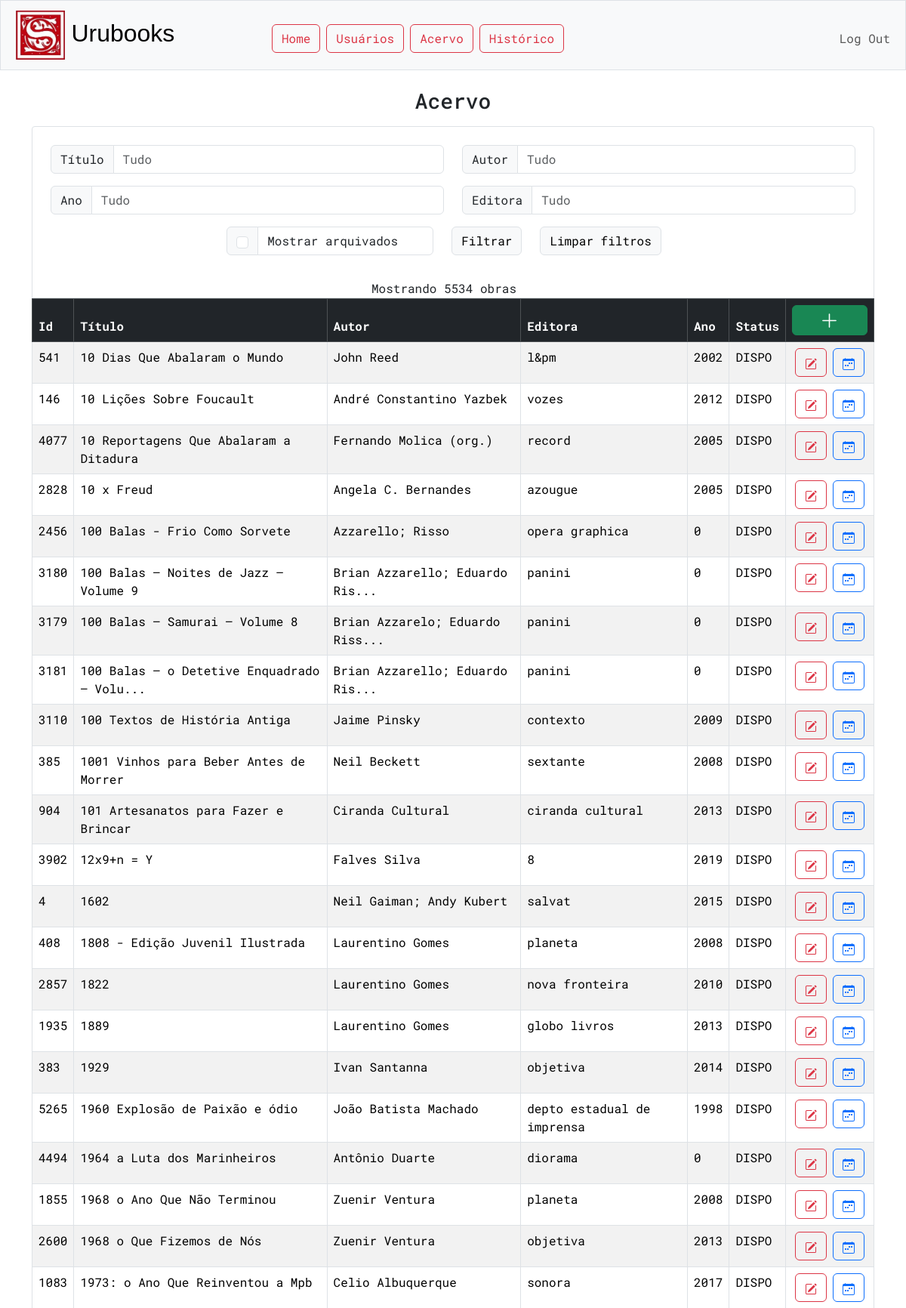
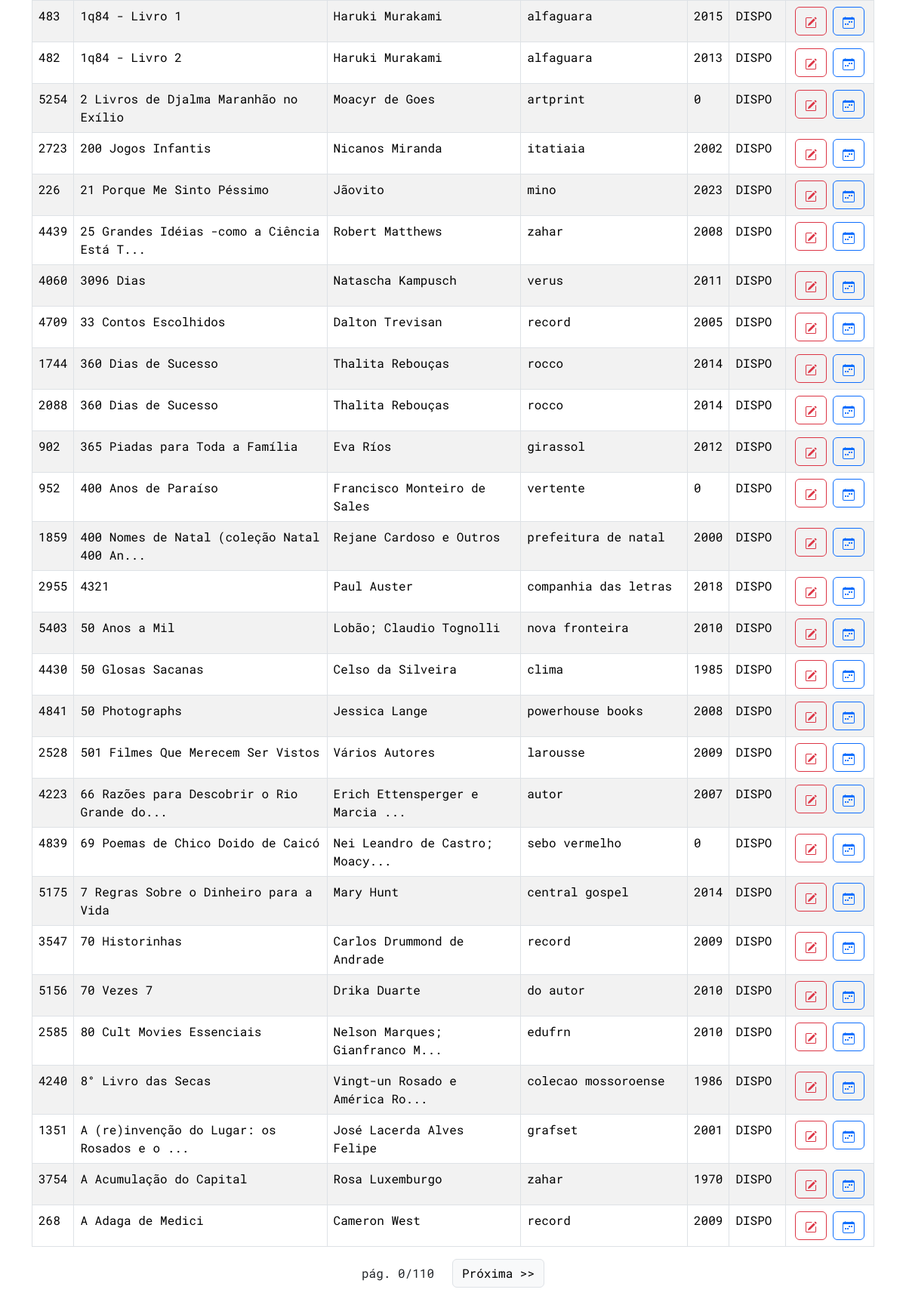
/acervo (signed in), run on the app's committed database (2 pictures, top to bottom).
### tables this page shows
CREATE TABLE acervo (
id INTEGER PRIMARY KEY AUTOINCREMENT NOT NULL,
titulo TEXT NOT NULL,
autor TEXT NOT NULL,
editora TEXT,
ano INTEGER,
status TEXT
);

### app.py (the view)
@app.route("/acervo", methods=["GET", "POST"])
@login_required
def acervo():
    edited_book = {}
    if edit_id := request.args.get("edit-book"):
        edited_book = db.execute("SELECT * FROM acervo WHERE id = ?", edit_id)[0]
    filtros = {}
    filtros_placeholder = {}
    filtro_titulo = request.args.get('filtro-titulo')
    if filtro_titulo:
        filtros_placeholder["titulo"] = filtro_titulo
        filtros["titulo"] = "%" + filtro_titulo + "%"
    filtro_autor = request.args.get('filtro-autor')
    if filtro_autor:
        filtros_placeholder["autor"] = filtro_autor
        filtros["autor"] = "%" + filtro_autor + "%"
    filtro_ano = request.args.get("filtro-ano")
    if filtro_ano:
        filtros_placeholder["ano"] = filtro_ano
        filtros["ano"] = "%" + filtro_ano + "%"
    filtro_editora = request.args.get("filtro-editora")
    if filtro_editora:
        filtros_placeholder["editora"] = filtro_editora
        filtros["editora"] = "%" + filtro_editora + "%"
    filtro_arquivado = " id IN (SELECT id FROM acervo WHERE status != 'ARQUIVADO')"
    if request.args.get('mostrar-arquivados') == 'true':
        filtro_arquivado = " id IN (SELECT id FROM acervo WHERE status = 'DISPONIVEL' OR status = 'EMPRESTADO' OR status = 'ARQUIVADO')"
    LIVROS_POR_PAGINA = 50
    pagina_atual = int(request.args.get("pagina", 0))
    offset = LIVROS_POR_PAGINA * pagina_atual
    query = "SELECT * FROM acervo"
    if filtros:
        query += " WHERE " + " AND ".join([f"{key} LIKE ?" for key in filtros])
        acervo = db.execute(query + " AND " + filtro_arquivado + " ORDER BY titulo" + " LIMIT ?, ?", *tuple(filtros.values()), offset, LIVROS_POR_PAGINA)
        search_size = len(db.execute(query + " AND " + filtro_arquivado + " ORDER BY titulo", *tuple(filtros.values())))
    else:
        acervo = db.execute(query + " WHERE " + filtro_arquivado + " ORDER BY titulo" + " LIMIT ?, ?", offset, LIVROS_POR_PAGINA)
        search_size = len(db.execute(query + " WHERE " + filtro_arquivado))
    page_data = {
        "search_size":search_size,
        "atual":pagina_atual,
        "max":int(search_size/LIVROS_POR_PAGINA)
    }
    return render_template("acervo/index.html", acervo=acervo, edited_book=edited_book, filtros=filtros_placeholder, page_data=page_data)

### app.py (called while the page is built)
@app.after_request
def after_request(response):
    response.headers["Cache-Control"] = "no-cache, no-store, must-revalidate"
    response.headers["Expires"] = 0
    response.headers["Pragma"] = "no-cache"
    return response

### helpers.py (called while the page is built)
def login_required(f):
    @wraps(f)
    def decorated_function(*args, **kwargs):
        if session.get("user_id") is None:
            return redirect("/login")
        return f(*args, **kwargs)
    return decorated_function

### templates/acervo/index.html (shortened to what this page needs)
{% extends "layout.html" %}
{% block main %}
<h3 class='mb-3'>Acervo</h3>
<div class="input-group-container" style="padding-bottom:0px;">
    <form id="filtros-form" action="/acervo" method="get">
        <div class="row">
            <div class="col-lg-6">
                <div class="input-group mb-3">
                    <span class="input-group-text">Título</span>
                    <input name="filtro-titulo" type="text" class="form-control" placeholder="Tudo" autocomplete="off" value="{{ filtros.titulo }}">
                </div>
            </div>
            <div class="col-lg-6">
                <div class="input-group mb-3">
                    <span class="input-group-text">Autor</span>
                    <input name="filtro-autor" type="text" class="form-control" placeholder="Tudo" autocomplete="off" value="{{ filtros.autor }}">
                </div>
            </div>
            <div class="col-6">
                <div class="input-group mb-3">
                    <span class="input-group-text">Ano</span>
                    <input name="filtro-ano" type="text" class="form-control" placeholder="Tudo" autocomplete="off" value="{{ filtros.ano }}">
                </div>
            </div>
            <div class="col-6">
                <div class="input-group mb-3">
                    <span class="input-group-text">Editora</span>
                    <input name="filtro-editora" type="text" class="form-control" placeholder="Tudo" autocomplete="off" value="{{ filtros.editora }}">
                </div>
            </div>
            <div class="row justify-content-md-center">
                <div class="col-auto">
                    <div class="input-group mb-3">
                        <div class="input-group-text">
                            <input class="form-check-input" name="mostrar-arquivados" id="archived-checkbox" type="checkbox" autocomplete="off" value="true">
                        </div>
                        <input type="text" class="form-control" value="Mostrar arquivados" style="background-color: white" disabled>
                    </div>
                </div>
                <div class="col-auto">
                    <button type='submit' class="btn btn-light btn-border">Filtrar</button>
                </div>
                <div class="col-auto">
                    <a href="/acervo" type="button" class="btn btn-light btn-border">Limpar filtros</a>
                </div>
            </div>
            <div class="row justify-content-md-center mt-3">
                Mostrando {{ page_data.search_size }} obras
            </div>
        </div>
    </form>
</div>
<table class='table table-bordered table-striped' style='text-align:start'>
    <thead class="table-dark">
        <th>Id</th>
        <th>Título</th>
        <th>Autor</th>
        <th>Editora</th>
        <th>Ano</th>
        <th>Status</th>
        <th style="text-align: center;">
            <a type='button' class="btn btn-success" href="acervo/incluir" style="width: 100%; height: 100%">
                <svg xmlns="http://www.w3.org/2000/svg" width="25" height="25" fill="currentColor" class="bi bi-plus-lg" viewBox="0 0 16 16">
                    <path fill-rule="evenodd" d="M8 2a.5.5 0 0 1 .5.5v5h5a.5.5 0 0 1 0 1h-5v5a.5.5 0 0 1-1 0v-5h-5a.5.5 0 0 1 0-1h5v-5A.5.5 0 0 1 8 2"/>
                </svg>
            </a>
        </th>
    </thead>
    <tbody>
        {% if acervo %}
            {% for livro in acervo %}
                <tr>
                    <td>{{ livro.id }}</td>
                    <td>{{ livro.titulo }}</td>
                    <td>{{ livro.autor }}</td>
                    <td>{{ livro.editora }}</td>
                    <td>{{ livro.ano }}</td>
                    <td>{{ livro.status[:5] }}</td>
                    <td class="options-cell">
                        <div class="btn-group">
                            <form action="/acervo/editar" method="get">
                                <button type='submit' class="btn btn-outline-danger mx-1">
                                </button>
                            </form>
                            <form action="/emprestar" method="get">
                                <button type='submit' class="btn btn-outline-primary mx-1">
                                </button>
                            </form>
                        </div>
                    </td>
                </tr>
            {% endfor %}
        {% else %}
        <tr><td colspan="6"><h6 style="color:grey;text-align: center;">Nenhuma obra encontrada.</h6></td></tr>
        {% endif %}
    </tbody>
</table>
<div class="container">
    <div class="row justify-content-md-center align-items-center">
        {% if page_data.max > 0 %}
        <div class="col-auto">
            pág. {{ page_data.atual }}/{{ page_data.max }}
        </div>
        {% endif %}
        {% if page_data.atual < page_data.max and page_data.max > 1 %}
            <div class="col-auto">
                    <button class="btn btn-light btn-border" type="button" onclick="nextPage()">Próxima &gt;&gt;</button>
            </div>
        {% endif %}
    </div>
</div>
{% endblock %}

### static/styles.css (style rules this page uses)
body { font-family: "Roboto Mono", monospace; }
.input-group-container { border-style: solid; border-top-left-radius: 0.25rem; border-top-right-radius: 0.25rem; border-width: 1px; border-color: #dee2e6; padding: 1.5rem; }
.btn-border { border:solid; border-width: 1px; border-color: #dee2e6; }
.options-cell { text-align: center; }

### data on the page
acervo: id "541", titulo "10 Dias Que Abalaram o Mundo", autor "John Reed", editora "l&pm", ano "2002", status "DISPO"
acervo: id "146", titulo "10 Lições Sobre Foucault", autor "André Constantino Yazbek", editora "vozes", ano "2012", status "DISPO"
acervo: id "2828", titulo "10 x Freud", autor "Angela C. Bernandes", editora "azougue", ano "2005", status "DISPO"
acervo: id "2456", titulo "100 Balas - Frio Como Sorvete", autor "Azzarello; Risso", editora "opera graphica", ano "0", status "DISPO"
acervo: id "3180", titulo "100 Balas – Noites de Jazz – Volume 9", autor "Brian Azzarello; Eduardo Ris...", editora "panini", ano "0", status "DISPO"
acervo: id "3179", titulo "100 Balas – Samurai – Volume 8", autor "Brian Azzarelo; Eduardo Riss...", editora "panini", ano "0", status "DISPO"
acervo: id "3181", titulo "100 Balas — o Detetive Enquadrado – Volu...", autor "Brian Azzarello; Eduardo Ris...", editora "panini", ano "0", status "DISPO"
acervo: id "3110", titulo "100 Textos de História Antiga", autor "Jaime Pinsky", editora "contexto", ano "2009", status "DISPO"
acervo: id "385", titulo "1001 Vinhos para Beber Antes de Morrer", autor "Neil Beckett", editora "sextante", ano "2008", status "DISPO"
acervo: id "904", titulo "101 Artesanatos para Fazer e Brincar", autor "Ciranda Cultural", editora "ciranda cultural", ano "2013", status "DISPO"
acervo: id "3902", titulo "12x9+n = Y", autor "Falves Silva", editora "8", ano "2019", status "DISPO"
acervo: id "4", titulo "1602", autor "Neil Gaiman; Andy Kubert", editora "salvat", ano "2015", status "DISPO"
acervo: id "408", titulo "1808 - Edição Juvenil Ilustrada", autor "Laurentino Gomes", editora "planeta", ano "2008", status "DISPO"
acervo: id "2857", titulo "1822", autor "Laurentino Gomes", editora "nova fronteira", ano "2010", status "DISPO"
acervo: id "1935", titulo "1889", autor "Laurentino Gomes", editora "globo livros", ano "2013", status "DISPO"
acervo: id "383", titulo "1929", autor "Ivan Santanna", editora "objetiva", ano "2014", status "DISPO"
acervo: id "1855", titulo "1968 o Ano Que Não Terminou", autor "Zuenir Ventura", editora "planeta", ano "2008", status "DISPO"
acervo: id "2600", titulo "1968 o Que Fizemos de Nós", autor "Zuenir Ventura", editora "objetiva", ano "2013", status "DISPO"
acervo: id "1083", titulo "1973: o Ano Que Reinventou a Mpb", autor "Celio Albuquerque", editora "sonora", ano "2017", status "DISPO"
acervo: id "483", titulo "1q84 - Livro 1", autor "Haruki Murakami", editora "alfaguara", ano "2015", status "DISPO"
acervo: id "482", titulo "1q84 - Livro 2", autor "Haruki Murakami", editora "alfaguara", ano "2013", status "DISPO"
acervo: id "2723", titulo "200 Jogos Infantis", autor "Nicanos Miranda", editora "itatiaia", ano "2002", status "DISPO"
acervo: id "226", titulo "21 Porque Me Sinto Péssimo", autor "Jãovito", editora "mino", ano "2023", status "DISPO"
acervo: id "1744", titulo "360 Dias de Sucesso", autor "Thalita Rebouças", editora "rocco", ano "2014", status "DISPO"
acervo: id "2088", titulo "360 Dias de Sucesso", autor "Thalita Rebouças", editora "rocco", ano "2014", status "DISPO"
acervo: id "902", titulo "365 Piadas para Toda a Família", autor "Eva Ríos", editora "girassol", ano "2012", status "DISPO"
acervo: id "952", titulo "400 Anos de Paraíso", autor "Francisco Monteiro de Sales", editora "vertente", ano "0", status "DISPO"
acervo: id "1859", titulo "400 Nomes de Natal (coleção Natal 400 An...", autor "Rejane Cardoso e Outros", editora "prefeitura de natal", ano "2000", status "DISPO"
acervo: id "2955", titulo "4321", autor "Paul Auster", editora "companhia das letras", ano "2018", status "DISPO"
acervo: id "2528", titulo "501 Filmes Que Merecem Ser Vistos", autor "Vários Autores", editora "larousse", ano "2009", status "DISPO"
acervo: id "3547", titulo "70 Historinhas", autor "Carlos Drummond de Andrade", editora "record", ano "2009", status "DISPO"
acervo: id "2585", titulo "80 Cult Movies Essenciais", autor "Nelson Marques; Gianfranco M...", editora "edufrn", ano "2010", status "DISPO"
acervo: id "1351", titulo "A (re)invenção do Lugar: os Rosados e o ...", autor "José Lacerda Alves Felipe", editora "grafset", ano "2001", status "DISPO"
acervo: id "3754", titulo "A Acumulação do Capital", autor "Rosa Luxemburgo", editora "zahar", ano "1970", status "DISPO"
acervo: id "268", titulo "A Adaga de Medici", autor "Cameron West", editora "record", ano "2009", status "DISPO"

### other printed values
{{ page_data.search_size }} "5534"
{{ livro.id }} "4077" "5265" "4494" "5254" "4439" "4060" "4709" "5403" "4430" "4841" "4223" "4839" "5175" "5156" "4240"
{{ livro.titulo }} "10 Reportagens Que Abalaram a Ditadura" "1960 Explosão de Paixão e ódio" "1964 a Luta dos Marinheiros" "2 Livros de Djalma Maranhão no Exílio" "25 Grandes Idéias -como a Ciência Está T..." "3096 Dias" "33 Contos Escolhidos" "50 Anos a Mil" "50 Glosas Sacanas" "50 Photographs" "66 Razões para Descobrir o Rio Grande do..." "69 Poemas de Chico Doido de Caicó" "7 Regras Sobre o Dinheiro para a Vida" "70 Vezes 7" "8° Livro das Secas"
{{ livro.autor }} "Fernando Molica (org.)" "João Batista Machado" "Antônio Duarte" "Moacyr de Goes" "Robert Matthews" "Natascha Kampusch" "Dalton Trevisan" "Lobão; Claudio Tognolli" "Celso da Silveira" "Jessica Lange" "Erich Ettensperger e Marcia ..." "Nei Leandro de Castro; Moacy..." "Mary Hunt" "Drika Duarte" "Vingt-un Rosado e América Ro..."
{{ livro.editora }} "record" "depto estadual de imprensa" "diorama" "artprint" "zahar" "verus" "record" "nova fronteira" "clima" "powerhouse books" "autor" "sebo vermelho" "central gospel" "do autor" "colecao mossoroense"
{{ livro.ano }} "2005" "1998" "0" "0" "2008" "2011" "2005" "2010" "1985" "2008" "2007" "0" "2014" "2010" "1986"
{{ livro.status[:5] }} "DISPO" "DISPO" "DISPO" "DISPO" "DISPO" "DISPO" "DISPO" "DISPO" "DISPO" "DISPO" "DISPO" "DISPO" "DISPO" "DISPO" "DISPO"
{{ page_data.atual }} "0"
{{ page_data.max }} "110"
